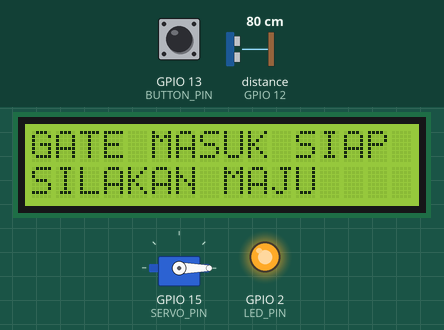
Simulated run of this sketch. Board: ESP32. On the bench: 16×2 character LCD, servo, output pins drawn as LEDs (lit = HIGH). Wiring (inferred from the names in the program): ultrasonic range finder: trigger GPIO 14; echo GPIO 12. Inputs (shaded band) come from the test bench; at power-on: distance to the obstacle (sensor on GPIO 12) 80 cm, GPIO 13 (BUTTON_PIN) HIGH. The echo pulse lasts 58.3 µs per cm; WiFi joins after 1.5 s; servers stay silent unless stated; uploads are accepted with an empty reply; the camera gives no picture; pins used as bus, display or sensor lines are not drawn; what the sketch prints to the serial monitor is not drawn.

Above: at 3.1 s.
3.2 s: distance to the obstacle (sensor on GPIO 12) set to 2 cm
At 3.5 s:
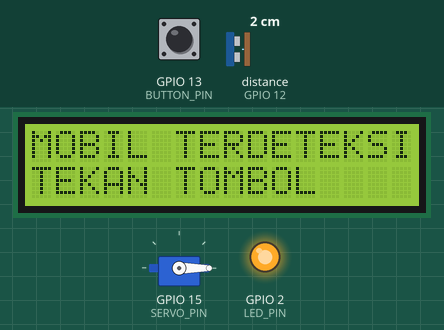
4.7 s: GPIO 13 (BUTTON_PIN) pulled LOW for 0.15 s
At 5.7 s:
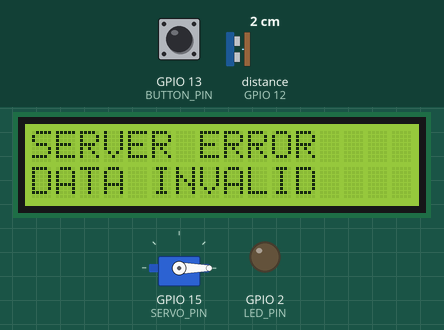
7.8 s: GPIO 13 (BUTTON_PIN) pulled LOW for 1 s
At 8.9 s:
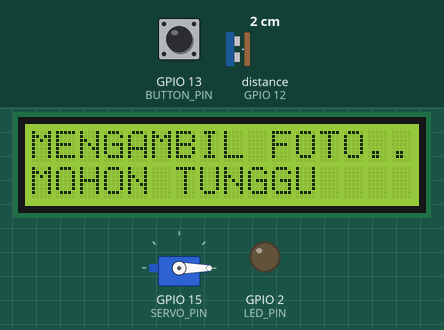
11.8 s: GPIO 13 (BUTTON_PIN) pulled LOW for 3.2 s
At 12.92 s:
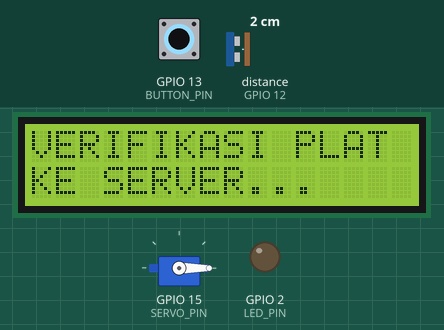
17.5 s: distance to the obstacle (sensor on GPIO 12) set to 9 cm
At 19.0 s:
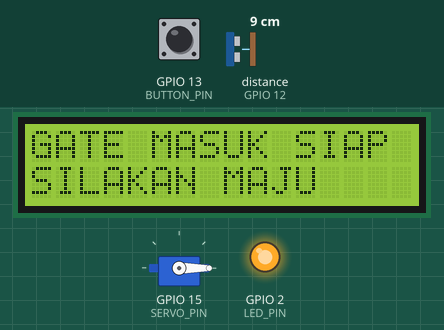
Timing chart, 0 to 20.1 s (numbered marks = the images above; inputs shaded):
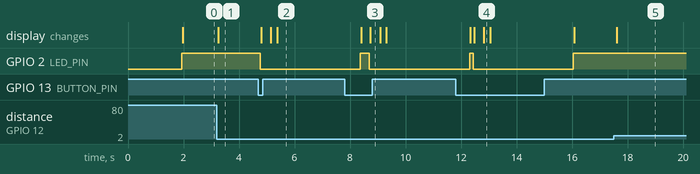

The sketch:

A1_PALANGMASUK.ino
```cpp
#include <WiFi.h>
#include <HTTPClient.h>
#include "esp_camera.h"
#include "Base64.h"
#include <ESP32Servo.h>
#include <ArduinoJson.h>
#include <WebServer.h>
#include <Wire.h>
#include <LiquidCrystal_I2C.h>

WebServer server(80);

//=====================
// WIFI & SERVER
//=====================
const char* ssid = "STARLINK TECNO";
const char* password = "123456789";
const char* serverUrl = "http://10.210.63.171:8000/api/gate-in";
const char* heartbeatUrl = "http://10.210.63.171:8000/api/device/heartbeat";

//=====================
// PIN ESP32 WROVER DEV
//=====================
#define TRIG_PIN 14
#define ECHO_PIN 12
#define BUTTON_PIN 13
#define SERVO_PIN 15
#define LED_PIN 2

//=====================
// I2C LCD PINS
//=====================
#define I2C_SDA 32
#define I2C_SCL 33
LiquidCrystal_I2C lcd(0x27, 16, 2);

//=====================
// CAMERA PIN WROVER DEV
//=====================
#define PWDN_GPIO_NUM     -1
#define RESET_GPIO_NUM    -1
#define XCLK_GPIO_NUM     21
#define SIOD_GPIO_NUM     26
#define SIOC_GPIO_NUM     27
#define Y9_GPIO_NUM       35
#define Y8_GPIO_NUM       34
#define Y7_GPIO_NUM       39
#define Y6_GPIO_NUM       36
#define Y5_GPIO_NUM       19
#define Y4_GPIO_NUM       18
#define Y3_GPIO_NUM        5
#define Y2_GPIO_NUM        4
#define VSYNC_GPIO_NUM    25
#define HREF_GPIO_NUM     23
#define PCLK_GPIO_NUM     22

Servo palangServo;

bool mobilAda = false;
unsigned long lastTrigger = 0;
unsigned long lastHeartbeat = 0;

//================================================
// FUNGSI HELPER LCD
//================================================
void tampilLCD(String baris1, String baris2) {
  lcd.clear();
  lcd.setCursor(0, 0);
  lcd.print(baris1);
  lcd.setCursor(0, 1);
  lcd.print(baris2);
}

//================================================
void setup() {
  Serial.begin(115200);
  Serial.println("\nBooting ESP32-CAM Gerbang Masuk...");

  // Init LCD I2C
  Wire.begin(I2C_SDA, I2C_SCL);
  lcd.init();
  lcd.backlight();
  tampilLCD("SYSTEM BOOTING", "MOHON TUNGGU...");

  pinMode(LED_PIN, OUTPUT);
  pinMode(TRIG_PIN, OUTPUT);
  pinMode(ECHO_PIN, INPUT);
  pinMode(BUTTON_PIN, INPUT_PULLUP);

  palangServo.attach(SERVO_PIN);
  tutupPalang();

  //=====================
  // INIT CAMERA
  //=====================
  camera_config_t config;
  config.ledc_channel = LEDC_CHANNEL_0;
  config.ledc_timer = LEDC_TIMER_0;
  config.pin_d0 = Y2_GPIO_NUM;
  config.pin_d1 = Y3_GPIO_NUM;
  config.pin_d2 = Y4_GPIO_NUM;
  config.pin_d3 = Y5_GPIO_NUM;
  config.pin_d4 = Y6_GPIO_NUM;
  config.pin_d5 = Y7_GPIO_NUM;
  config.pin_d6 = Y8_GPIO_NUM;
  config.pin_d7 = Y9_GPIO_NUM;
  config.pin_xclk = XCLK_GPIO_NUM;
  config.pin_pclk = PCLK_GPIO_NUM;
  config.pin_vsync = VSYNC_GPIO_NUM;
  config.pin_href = HREF_GPIO_NUM;
  config.pin_sscb_sda = SIOD_GPIO_NUM;
  config.pin_sscb_scl = SIOC_GPIO_NUM;
  config.pin_pwdn = PWDN_GPIO_NUM;
  config.pin_reset = RESET_GPIO_NUM;
  config.xclk_freq_hz = 20000000;
  config.pixel_format = PIXFORMAT_JPEG;

  if (psramFound()) {
    config.frame_size = FRAMESIZE_SVGA;
    config.jpeg_quality = 10;
    config.fb_count = 1;
    Serial.println("PSRAM ditemukan");
  } else {
    config.frame_size = FRAMESIZE_VGA;
    config.jpeg_quality = 12;
    config.fb_count = 1;
    Serial.println("PSRAM tidak ditemukan");
  }

  esp_err_t err = esp_camera_init(&config);
  if (err != ESP_OK) {
    Serial.printf("Camera Error: 0x%x\n", err);
    tampilLCD("CAMERA ERROR!", "RESTARTING...");
    delay(1000);
    ESP.restart(); // Restart kalau kamera gagal
    return;
  }
  Serial.println("Camera OK");

  sensor_t * s = esp_camera_sensor_get();
  s->set_vflip(s, 1);   // 1 = Membalik gambar secara vertikal (atas-bawah)
  s->set_hmirror(s, 0); // 1 = Membalik cermin horizontal (kiri-kanan)

  s->set_brightness(s, 1);     // Naikkan kecerahan (opsi: -2 sampai 2)
  s->set_contrast(s, 1);       // Naikkan kontras agar objek tidak pudar
  s->set_exposure_ctrl(s, 1);  // Aktifkan Auto Exposure (otomatis atur cahaya)
  s->set_aec2(s, 1);           // Aktifkan Advanced Auto Exposure
  s->set_ae_level(s, 2);       // Tarik level pencahayaan ke maksimal (opsi: -2 sampai 2)
  s->set_gain_ctrl(s, 1);      // Aktifkan Auto Gain (Sensitivitas cahaya sensor)
  s->set_agc_gain(s, 30);      // Maksimalkan Gain (opsi: 0 - 30) khusus ruang gelap
  s->set_bpc(s, 1);            // Aktifkan koreksi piksel hitam (mengurangi noise/bintik)
  s->set_wpc(s, 1);            // Aktifkan koreksi piksel putih

  //=====================
  // CONNECT WIFI
  //=====================
  WiFi.begin(ssid, password);
  Serial.print("Menghubungkan WiFi");
  tampilLCD("KONEKSI WIFI...", ssid);

  while (WiFi.status() != WL_CONNECTED) {
    delay(500);
    Serial.print(".");
  }
  Serial.println("\nWiFi Connected");
  Serial.print("IP ESP32: ");
  Serial.println(WiFi.localIP()); // HARUS 10.210.63.217

  digitalWrite(LED_PIN, HIGH);
  Serial.println("Setup selesai. Mulai loop...");

  // Set tampilan default LCD
  tampilLCD("GATE MASUK SIAP", "SILAKAN MAJU");
}

//================================================
void loop() {
  //=====================
  // HEARTBEAT TIAP 5 DETIK
  //=====================
  if (millis() - lastHeartbeat > 5000) {
    if (WiFi.status() == WL_CONNECTED) {
      HTTPClient http;
      http.begin(heartbeatUrl);
      int httpCode = http.POST("");

      Serial.print("Heartbeat: ");
      Serial.print(httpCode);
      if (httpCode == 200) {
        String payload = http.getString();
        Serial.println(" OK - " + payload);
      } else {
        Serial.println(" FAIL");
      }
      http.end();
    } else {
      Serial.println("WiFi PUTUS! Reconnect...");
      WiFi.reconnect();
    }
    lastHeartbeat = millis();
  }

  //=====================
  // DETEKSI MOBIL (MAAX 5 CM)
  //=====================
  long jarak = bacaUltrasonik();

  if (jarak > 0 && jarak <= 5) {
    if (!mobilAda) {
      mobilAda = true;
      Serial.println("Mobil terdeteksi. Tekan tombol untuk masuk.");
      tampilLCD("MOBIL TERDETEKSI", "TEKAN TOMBOL");
    }
  } else {
    // Jika tidak ada objek / mobil menjauh
    if (mobilAda) {
      mobilAda = false;
      Serial.println("Objek hilang. Menunggu mobil...");
      tampilLCD("GATE MASUK SIAP", "SILAKAN MAJU");
    }
  }

  //=====================
  // TOMBOL DITEKAN
  //=====================
  if (mobilAda && digitalRead(BUTTON_PIN) == LOW && millis() - lastTrigger > 3000) {
    lastTrigger = millis();
    prosesMasuk();
  }
  delay(100);
}

//================================================
long bacaUltrasonik() {
  digitalWrite(TRIG_PIN, LOW);
  delayMicroseconds(2);
  digitalWrite(TRIG_PIN, HIGH);
  delayMicroseconds(10);
  digitalWrite(TRIG_PIN, LOW);
  long durasi = pulseIn(ECHO_PIN, HIGH, 30000);
  long jarak = durasi * 0.034 / 2;
  return jarak;
}

//================================================
void prosesMasuk() {
  digitalWrite(LED_PIN, LOW);
  Serial.println("Mengambil foto...");
  tampilLCD("MENGAMBIL FOTO..", "MOHON TUNGGU");
  camera_fb_t * dummy_fb = esp_camera_fb_get();
  if (dummy_fb) {
    esp_camera_fb_return(dummy_fb); // Langsung kembalikan/buang memori
  }
  delay(200); // Beri jeda sedikit untuk sensor stabil
  camera_fb_t *fb = esp_camera_fb_get();
  if (!fb) {
    Serial.println("Gagal ambil foto");
    tampilLCD("GAGAL AMBIL FOTO", "COBA LAGI");
    delay(2000);
    digitalWrite(LED_PIN, HIGH);
    tampilLCD("MOBIL TERDETEKSI", "TEKAN TOMBOL");
    return;
  }

  Serial.print("Ukuran Foto: ");
  Serial.print(fb->len);
  Serial.println(" byte");

  String imageBase64 = base64::encode(fb->buf, fb->len);
  esp_camera_fb_return(fb);

  HTTPClient http;
  http.begin(serverUrl);
  http.addHeader("Content-Type", "application/json");
  http.setTimeout(25000);

  DynamicJsonDocument doc(200000);
  doc["image"] = imageBase64;
  String body;
  serializeJson(doc, body);

  Serial.println("Mengirim ke server...");
  tampilLCD("VERIFIKASI PLAT", "KE SERVER...");

  int httpCode = http.POST(body);

  if (httpCode == HTTP_CODE_OK) {
    String response = http.getString();
    Serial.println("Response: " + response);

    DynamicJsonDocument resDoc(2048);
    DeserializationError error = deserializeJson(resDoc, response);

    if (!error) {
      String status = resDoc["status"];
      if (status == "success") {
        String ticketCode = resDoc["ticket_code"];
        String slotName = resDoc["slot_name"];

        Serial.println("====== MASUK SUKSES ======");
        Serial.println("Ticket: " + ticketCode);
        Serial.println("Slot: " + slotName);
        Serial.println("==========================");

        tampilLCD("MASUK SUKSES", "SLOT: " + slotName);
        bukaPalang();
        delay(5000);
        tutupPalang();

      } else if (status == "full") {
        Serial.println("PARKIR PENUH");
        tampilLCD("PARKIR PENUH", "MOHON MAAF");
        delay(3000);
      } else {
        Serial.println("PLAT TIDAK TERBACA");
        tampilLCD("PLAT TAK TERBACA", "COBA LAGI");
        delay(3000);
      }
    } else {
      Serial.println("JSON ERROR");
      tampilLCD("SERVER ERROR", "DATA INVALID");
      delay(3000);
    }
  } else {
    Serial.print("HTTP ERROR: ");
    Serial.println(httpCode);
    tampilLCD("KONEKSI GAGAL", "HTTP: " + String(httpCode));
    delay(3000);
  }

  http.end();
  digitalWrite(LED_PIN, HIGH);

  // Kembalikan status LCD sesuai ada tidaknya mobil
  if (bacaUltrasonik() <= 5) {
    tampilLCD("MOBIL TERDETEKSI", "TEKAN TOMBOL");
  } else {
    tampilLCD("GATE MASUK SIAP", "SILAKAN MAJU");
  }
}

//================================================
void bukaPalang() {
  palangServo.write(90);
  Serial.println("PALANG DIBUKA");
}

//================================================
void tutupPalang() {
  palangServo.write(0);
  Serial.println("PALANG DITUTUP");
}
```

Measured:
- after the input at 3.2 s, the display: changes after 0.05 s (image 1)
- after the input at 4.7 s, GPIO 2 (LED_PIN): HIGH → LOW after 0.06 s; the display: first changes after 0.09 s (image 2 shows a later state)
- after the input at 7.8 s, the display: first differs from a run without the input after 0.93 s (image 3)
- after the input at 11.8 s, the display: first differs from a run without the input after 0.67 s (image 4 shows a later state)
- after the input at 17.5 s, the display: changes after 0.11 s (image 5)
